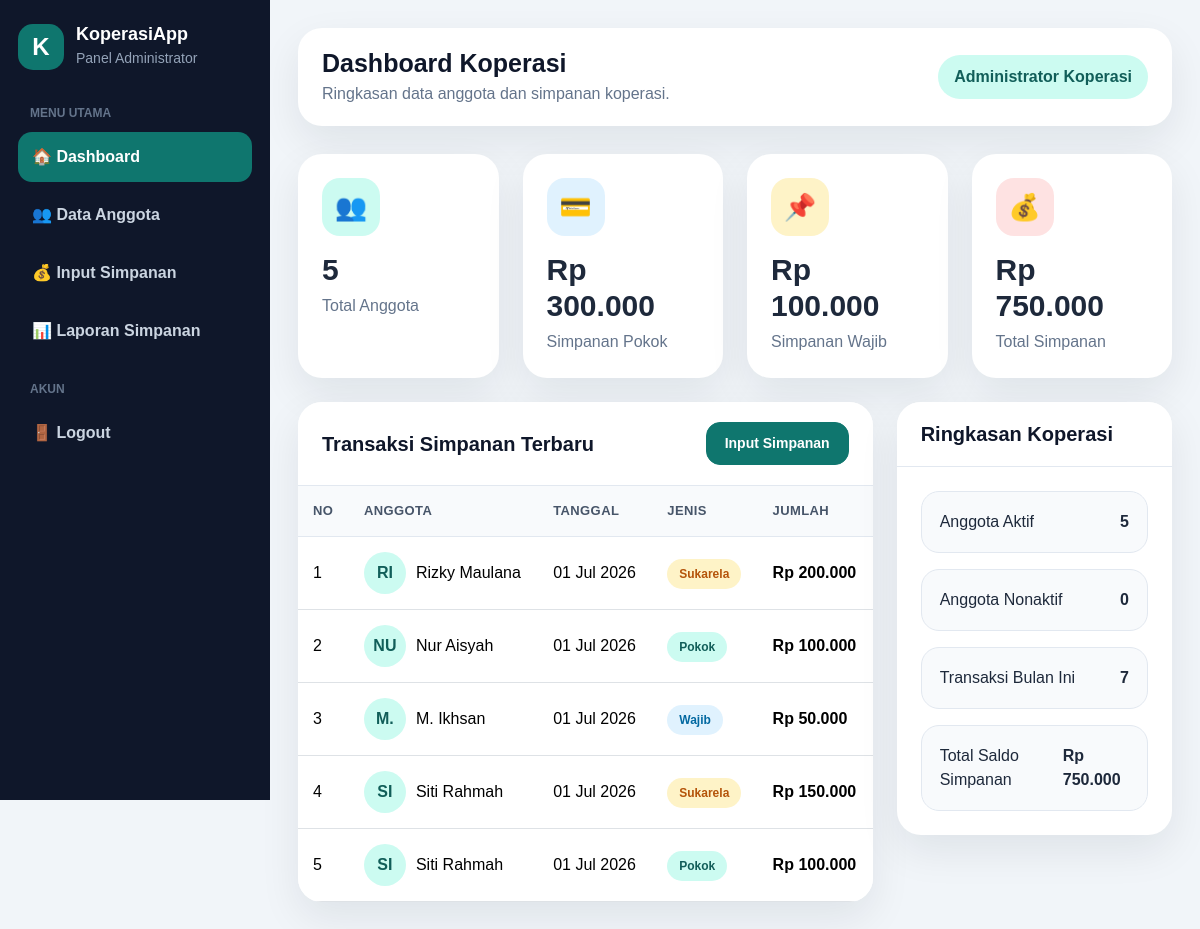
/dashboard.php (signed in), run on the app's committed database.
### tables this page shows
CREATE TABLE `simpanan` (
  `id_simpanan` int(11) NOT NULL,
  `id_anggota` int(11) NOT NULL,
  `tanggal_simpanan` date NOT NULL,
  `jenis_simpanan` enum('pokok','wajib','sukarela') NOT NULL,
  `jumlah` decimal(15,2) NOT NULL,
  `keterangan` varchar(255) DEFAULT NULL,
  `created_by` int(11) DEFAULT NULL,
  `created_at` timestamp NOT NULL DEFAULT current_timestamp()
);

CREATE TABLE `anggota` (
  `id_anggota` int(11) NOT NULL,
  `nomor_anggota` varchar(30) NOT NULL,
  `nama_anggota` varchar(100) NOT NULL,
  `jenis_kelamin` enum('L','P') NOT NULL,
  `tempat_lahir` varchar(100) DEFAULT NULL,
  `tanggal_lahir` date DEFAULT NULL,
  `alamat` text DEFAULT NULL,
  `no_hp` varchar(20) DEFAULT NULL,
  `pekerjaan` varchar(100) DEFAULT NULL,
  `tanggal_daftar` date NOT NULL,
  `status_anggota` enum('aktif','nonaktif') DEFAULT 'aktif',
  `created_at` timestamp NOT NULL DEFAULT current_timestamp()
);

### dashboard.php (the view, shortened to what this page needs)
<?php
require_once 'koneksi.php';
$q_anggota = mysqli_query($koneksi, "SELECT COUNT(*) as total FROM anggota WHERE status_anggota = 'aktif'");
$total_anggota = mysqli_fetch_assoc($q_anggota)['total'] ?? 0;
$q_anggota_nonaktif = mysqli_query($koneksi, "SELECT COUNT(*) as total FROM anggota WHERE status_anggota = 'nonaktif'");
$total_anggota_nonaktif = mysqli_fetch_assoc($q_anggota_nonaktif)['total'] ?? 0;
$q_trans_bulan_ini = mysqli_query($koneksi, "SELECT COUNT(*) as total FROM simpanan WHERE MONTH(tanggal_simpanan) = MONTH(CURRENT_DATE()) AND YEAR(tanggal_simpanan) = YEAR(CURRENT_DATE())");
$transaksi_bulan_ini = mysqli_fetch_assoc($q_trans_bulan_ini)['total'] ?? 0;
$q_simpanan = mysqli_query($koneksi, "
    SELECT
        SUM(CASE WHEN jenis_simpanan = 'pokok' THEN jumlah ELSE 0 END) as total_pokok,
        SUM(CASE WHEN jenis_simpanan = 'wajib' THEN jumlah ELSE 0 END) as total_wajib,
        SUM(jumlah) as total_semua
    FROM simpanan
");
$simpanan_stats = mysqli_fetch_assoc($q_simpanan);
$total_pokok = $simpanan_stats['total_pokok'] ?? 0;
$total_wajib = $simpanan_stats['total_wajib'] ?? 0;
$total_semua = $simpanan_stats['total_semua'] ?? 0;
$q_recent = mysqli_query($koneksi, "
    SELECT s.*, a.nama_anggota
    FROM simpanan s
    JOIN anggota a ON s.id_anggota = a.id_anggota
    ORDER BY s.tanggal_simpanan DESC, s.id_simpanan DESC
    LIMIT 5
");
?>
<!DOCTYPE html>
<html lang="id">
<head>
    <link href="https://cdn.jsdelivr.net/npm/bootstrap@5.3.8/dist/css/bootstrap.min.css" rel="stylesheet">
    <link rel="stylesheet" href="assets/css/style.css">
</head>
<body>
<div class="app-layout">
    <aside class="sidebar">
        <div class="logo">
            <div class="logo-box">K</div>
            <div>
                <h4>KoperasiApp</h4>
                <small>Panel Administrator</small>
            </div>
        </div>
        <div class="menu-label">Menu Utama</div>
        <ul class="nav-menu">
            <li><a href="dashboard.php" class="active">🏠 Dashboard</a></li>
            <li><a href="anggota.php">👥 Data Anggota</a></li>
            <li><a href="simpanan.php">💰 Input Simpanan</a></li>
            <li><a href="laporan.php">📊 Laporan Simpanan</a></li>
        </ul>
        <div class="menu-label">Akun</div>
        <ul class="nav-menu">
            <li><a href="logout.php">🚪 Logout</a></li>
        </ul>
    </aside>
    <main class="main-content">
        <div class="topbar">
            <div>
                <h2>Dashboard Koperasi</h2>
                <p>Ringkasan data anggota dan simpanan koperasi.</p>
            </div>
            <div class="user-pill"><?= htmlspecialchars($_SESSION['nama_lengkap']) ?></div>
        </div>
        <div class="row g-4 mb-4">
            <div class="col-md-3">
                <div class="stat-card">
                    <div class="stat-icon bg-soft-primary">👥</div>
                    <h3><?= number_format($total_anggota, 0, ',', '.') ?></h3>
                    <p>Total Anggota</p>
                </div>
            </div>
            <div class="col-md-3">
                <div class="stat-card">
                    <div class="stat-icon bg-soft-blue">💳</div>
                    <h3>Rp <?= number_format($total_pokok, 0, ',', '.') ?></h3>
                    <p>Simpanan Pokok</p>
                </div>
            </div>
            <div class="col-md-3">
                <div class="stat-card">
                    <div class="stat-icon bg-soft-yellow">📌</div>
                    <h3>Rp <?= number_format($total_wajib, 0, ',', '.') ?></h3>
                    <p>Simpanan Wajib</p>
                </div>
            </div>
            <div class="col-md-3">
                <div class="stat-card">
                    <div class="stat-icon bg-soft-red">💰</div>
                    <h3>Rp <?= number_format($total_semua, 0, ',', '.') ?></h3>
                    <p>Total Simpanan</p>
                </div>
            </div>
        </div>
        <div class="row g-4">
            <div class="col-lg-8">
                <div class="content-card">
                    <div class="card-header d-flex justify-content-between align-items-center">
                        <h5>Transaksi Simpanan Terbaru</h5>
                        <a href="simpanan.html" class="btn btn-sm btn-primary">Input Simpanan</a>
                    </div>
                    <div class="card-body p-0">
                        <div class="table-responsive">
                            <table class="table table-hover">
                                <thead>
                                    <tr>
                                        <th>No</th>
                                        <th>Anggota</th>
                                        <th>Tanggal</th>
                                        <th>Jenis</th>
                                        <th>Jumlah</th>
                                    </tr>
                                </thead>
                                <tbody>
                                    <?php
                                    $no = 1;
                                    while($row = mysqli_fetch_assoc($q_recent)):
                                        $inisial = strtoupper(substr($row['nama_anggota'], 0, 2));
                                    ?>
                                    <tr>
                                        <td><?= $no++ ?></td>
                                        <td><span class="avatar"><?= $inisial ?></span><?= htmlspecialchars($row['nama_anggota']) ?></td>
                                        <td><?= date('d M Y', strtotime($row['tanggal_simpanan'])) ?></td>
                                        <td><span class="badge-soft badge-<?= $row['jenis_simpanan'] ?>"><?= ucfirst($row['jenis_simpanan']) ?></span></td>
                                        <td class="money">Rp <?= number_format($row['jumlah'], 0, ',', '.') ?></td>
                                    </tr>
                                    <?php endwhile; ?>
                                </tbody>
                            </table>
                        </div>
                    </div>
                </div>
            </div>
            <div class="col-lg-4">
                <div class="content-card">
                    <div class="card-header">
                        <h5>Ringkasan Koperasi</h5>
                    </div>
                    <div class="card-body">
                        <div class="summary-box mb-3">
                            <div class="d-flex justify-content-between">
                                <span>Anggota Aktif</span>
                                <strong><?= number_format($total_anggota, 0, ',', '.') ?></strong>
                            </div>
                        </div>
                        <div class="summary-box mb-3">
                            <div class="d-flex justify-content-between">
                                <span>Anggota Nonaktif</span>
                                <strong><?= number_format($total_anggota_nonaktif, 0, ',', '.') ?></strong>
                            </div>
                        </div>
                        <div class="summary-box mb-3">
                            <div class="d-flex justify-content-between">
                                <span>Transaksi Bulan Ini</span>
                                <strong><?= number_format($transaksi_bulan_ini, 0, ',', '.') ?></strong>
                            </div>
                        </div>
                        <div class="summary-box">
                            <div class="d-flex justify-content-between">
                                <span>Total Saldo Simpanan</span>
                                <strong>Rp <?= number_format($total_semua, 0, ',', '.') ?></strong>
                            </div>
                        </div>
                    </div>
                </div>
            </div>
        </div>
    </main>
</div>
</body>
</html>

### style.css (style rules this page uses)
:root { --primary: #0f766e; --primary-dark: #115e59; --secondary: #64748b; --success: #16a34a; --warning: #f59e0b; --danger: #dc2626; --info: #0284c7; --dark: #0f172a; --light: #f8fafc; --soft-green: #ccfbf1; --soft-blue: #e0f2fe; --soft-yellow: #fef3c7; --soft-red: #fee2e2; --border: #e2e8f0; --shadow: 0 16px 40px rgba(15, 23, 42, 0.08); }
* { box-sizing: border-box; }
body { margin: 0; font-family: Arial, Helvetica, sans-serif; background: #f1f5f9; color: #1e293b; }
a { text-decoration: none; }
.btn { border-radius: 14px; font-weight: 700; padding: 10px 18px; }
.btn-primary { background: var(--primary); border-color: var(--primary); }
.app-layout { display: flex; min-height: 100vh; }
.sidebar { width: 270px; min-height: 100vh; background: #0f172a; color: #ffffff; position: fixed; padding: 24px 18px; }
.logo { display: flex; align-items: center; gap: 12px; margin-bottom: 34px; }
.logo-box { width: 46px; height: 46px; border-radius: 15px; background: var(--primary); display: flex; align-items: center; justify-content: center; font-size: 24px; font-weight: 800; }
.logo h4 { margin: 0; font-size: 18px; font-weight: 800; }
.logo small { color: #94a3b8; }
.menu-label { color: #64748b; font-size: 12px; text-transform: uppercase; font-weight: 800; margin: 24px 12px 10px; }
.nav-menu { list-style: none; padding: 0; margin: 0; }
.nav-menu li { margin-bottom: 8px; }
.nav-menu a { color: #cbd5e1; display: flex; align-items: center; gap: 12px; padding: 13px 14px; border-radius: 14px; font-weight: 700; transition: 0.2s ease; }
.nav-menu a:hover, .nav-menu a.active { background: var(--primary); color: #ffffff; }
.main-content { margin-left: 270px; width: calc(100% - 270px); padding: 28px; }
.topbar { background: #ffffff; border-radius: 24px; padding: 20px 24px; box-shadow: var(--shadow); display: flex; align-items: center; justify-content: space-between; margin-bottom: 28px; }
.topbar h2 { margin: 0; font-size: 25px; font-weight: 800; color: var(--dark); }
.topbar p { margin: 4px 0 0; color: var(--secondary); }
.user-pill { background: var(--soft-green); color: var(--primary-dark); border-radius: 999px; padding: 10px 16px; font-weight: 800; }
.stat-card { background: #ffffff; border-radius: 24px; padding: 24px; border: 0; box-shadow: var(--shadow); height: 100%; }
.stat-icon { width: 58px; height: 58px; border-radius: 18px; display: flex; align-items: center; justify-content: center; font-size: 26px; margin-bottom: 16px; }
.bg-soft-primary { background: var(--soft-green); color: var(--primary-dark); }
.bg-soft-blue { background: var(--soft-blue); color: #0369a1; }
.bg-soft-yellow { background: var(--soft-yellow); color: #b45309; }
.bg-soft-red { background: var(--soft-red); color: #b91c1c; }
.stat-card h3 { font-weight: 800; font-size: 30px; margin: 0; }
.stat-card p { margin: 6px 0 0; color: var(--secondary); }
.content-card { background: #ffffff; border-radius: 24px; box-shadow: var(--shadow); border: 0; overflow: hidden; }
.content-card .card-header { background: #ffffff; border-bottom: 1px solid var(--border); padding: 20px 24px; }
.content-card .card-header h5 { margin: 0; font-weight: 800; color: var(--dark); }
.content-card .card-body { padding: 24px; }
.table { margin-bottom: 0; }
.table thead th { background: #f8fafc; color: #475569; font-size: 13px; text-transform: uppercase; letter-spacing: 0.4px; border-bottom: 1px solid var(--border); }
.table td, .table th { vertical-align: middle; padding: 15px; }
.badge-soft { padding: 8px 12px; border-radius: 999px; font-weight: 800; font-size: 12px; }
.badge-pokok { background: #ccfbf1; color: #115e59; }
.badge-wajib { background: #e0f2fe; color: #0369a1; }
.badge-sukarela { background: #fef3c7; color: #b45309; }
.avatar { width: 42px; height: 42px; border-radius: 50%; background: var(--soft-green); color: var(--primary-dark); display: inline-flex; align-items: center; justify-content: center; font-weight: 800; margin-right: 10px; }
.money { font-weight: 800; color: var(--primary-dark); }
.summary-box { border: 1px solid var(--border); border-radius: 18px; padding: 18px; background: #f8fafc; }

### data on the page
simpanan: id_anggota.nama_anggota "RI", id_anggota.nama_anggota "Rizky Maulana", tanggal_simpanan "01 Jul 2026", jenis_simpanan "Sukarela", jumlah "200.000"
simpanan: id_anggota.nama_anggota "NU", id_anggota.nama_anggota "Nur Aisyah", tanggal_simpanan "01 Jul 2026", jenis_simpanan "Pokok", jumlah "100.000"
simpanan: id_anggota.nama_anggota "M.", id_anggota.nama_anggota "M. Ikhsan", tanggal_simpanan "01 Jul 2026", jenis_simpanan "Wajib", jumlah "50.000"
simpanan: id_anggota.nama_anggota "SI", id_anggota.nama_anggota "Siti Rahmah", tanggal_simpanan "01 Jul 2026", jenis_simpanan "Sukarela", jumlah "150.000"
simpanan: id_anggota.nama_anggota "SI", id_anggota.nama_anggota "Siti Rahmah", tanggal_simpanan "01 Jul 2026", jenis_simpanan "Pokok", jumlah "100.000"

### other printed values
$_SESSION['nama_lengkap'] "Administrator Koperasi"
$total_anggota "5"
$total_pokok "300.000"
$total_wajib "100.000"
$total_semua "750.000"
$total_anggota_nonaktif "0"
$transaksi_bulan_ini "7"
